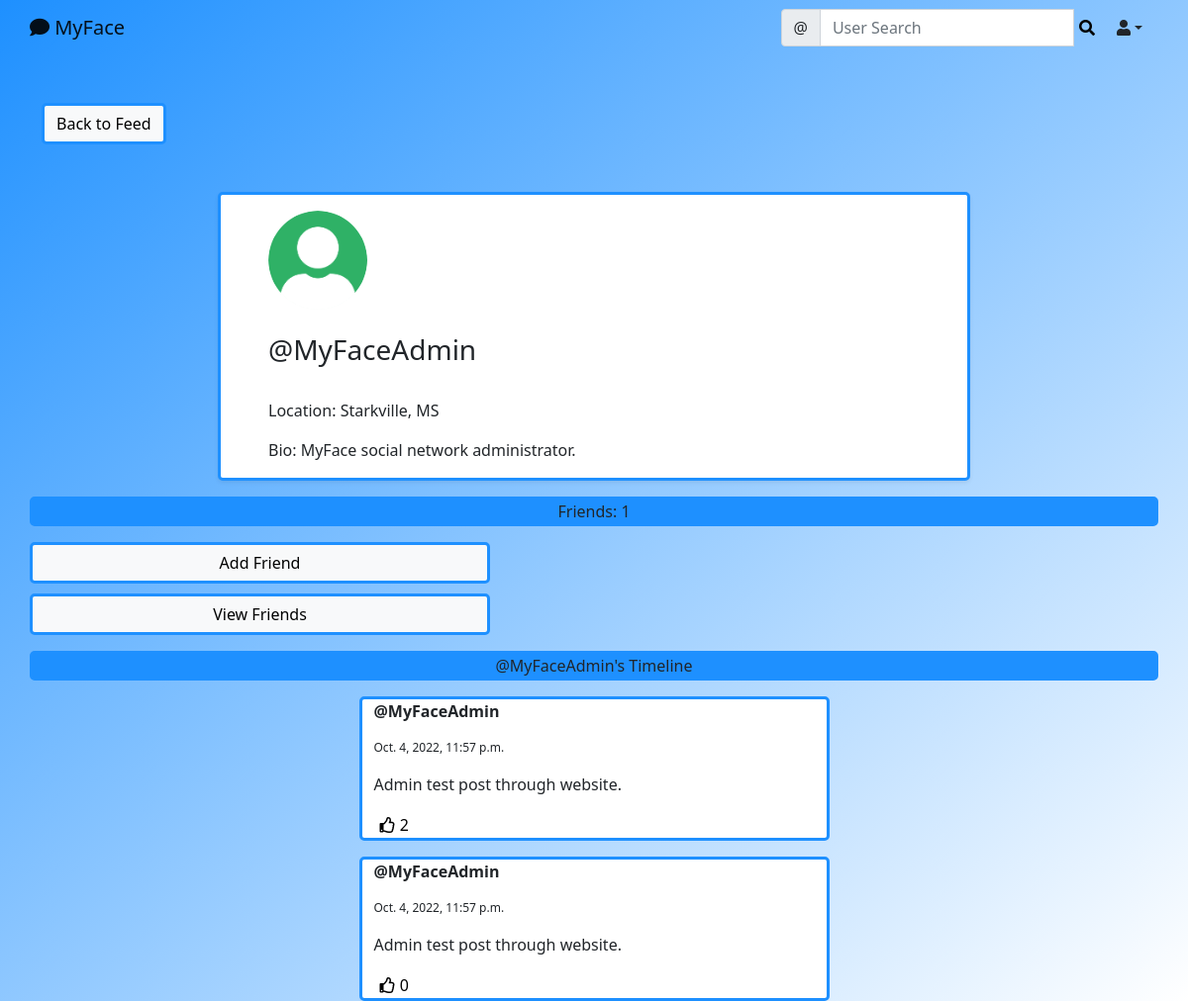
The page /social/profile/3/ on the database its author committed.
### social/models.py (models this page shows)
class UserProfile(models.Model):
    user = models.OneToOneField(User, primary_key=True, verbose_name='user', related_name='profile', on_delete=models.CASCADE)
    name = models.CharField(max_length=30, verbose_name='name', null=True)
    bio = models.TextField(max_length=500, blank=True)
    birth_date = models.DateField(null=True, blank=True)
    location = models.CharField(max_length=100, blank=True, null=True)
    picture = models.ImageField(upload_to='uploads/profile_pictures/', default='uploads/profile_pictures/default.png', blank=True)
    friends = models.ManyToManyField(User, blank=True, related_name='friends')
    friend_request = models.ManyToManyField(User, blank=True, related_name='friend_request')

class Post(models.Model):
    shared_body = models.TextField(blank=True, null=True)
    body = models.TextField()
    created_on = models.DateTimeField(default=localtime(now()))
    shared_on = models.DateTimeField(blank=True, null=True)
    author = models.ForeignKey(User, on_delete=models.CASCADE)
    shared_user = models.ForeignKey(User, on_delete=models.CASCADE, null=True, blank=True, related_name='+')
    likes = models.ManyToManyField(User, blank=True, related_name='likes')
    class Meta:
        ordering = ['-created_on', '-shared_on']

### social/views.py (the view)
# urls.py: path('profile/<int:pk>/', ProfileView.as_view(), name='profile'),
class ProfileView(View):
    def get(self, request, pk, *args, **kwargs):
        profile = UserProfile.objects.get(pk=pk)
        user = profile.user
        posts = Post.objects.filter(author=user).order_by('-created_on')
        friends = profile.friends.all()
        friend_request = profile.friend_request.all()
        if len(friends) == 0:
            is_friend = False
        for friend in friends:
            if friend == request.user:
                is_friend = True
                break
            else:
                is_friend = False
        number_of_friends = len(friends)
        context = {
            'user': user,
            'profile': profile,
            'posts': posts,
            'number_of_friends': number_of_friends,
            'is_friend': is_friend,
            'friend_request': friend_request,
        }
        return render(request, 'social/profile.html', context)

### social/templates/social/profile.html (shortened to what this page needs)
{% extends 'landing/base.html' %}
{% block content %}
<div class="container">
    <div class="row mt-5">
        <div class="col-md-3 col-sm-6">
            <a href="{% url 'post-list' %}" class="btn btn-light", style="border:solid; border-radius:5px; border-color:dodgerblue;">Back to Feed</a>
        </div>
    </div>
    <div class="row justify-content-center mt-5">
        <div class="card col-md-8 col-sm-12 shadow-sm px-5 pt-3", style="border:solid; border-radius:5px; border-color:dodgerblue;">
                <img src="{{ profile.picture.url }}" class="rounded-circle" width="100" height="100" />
                {% if profile.name %}
                  <h3 class="py-4">@{{ profile.name }}</h3>
                {% endif %}
            <div>
                {% if profile.location %}
                <p>Location: {{ profile.location }}</p>
                {% endif %}
                {% if profile.bio %}
                <p>Bio: {{ profile.bio }}</p>
                {% endif %}
            </div>
        </div>
    </div>
    <div class="mb-3">
      <p class="row justify-content-center mt-3", style="border:solid; border-radius:5px; border-color:dodgerblue; background-color:dodgerblue;">Friends: {{ number_of_friends }}</p>
      {%if user == request.user %}
      {% else %}
      {%if is_friend %}
        <form method="POST" action="{% url 'remove-friend' profile.pk %}">
          {% csrf_token %}
          <button class="btn btn-light col-md-5 col-sm-1 row justify-content-center", style="border:solid; border-radius:5px; border-color:red; margin-bottom: 10px;"type=submit>Remove Friend</button>
        </form>
      {% else %}
        <form method="POST" action="{% url 'add-friend' profile.pk %}">
          <button class="btn btn-light col-md-5 col-sm-1 row justify-content-center", style="border:solid; border-radius:5px; border-color:dodgerblue; margin-bottom: 10px;" type=submit>Add Friend</button>
        </form>
      {% endif %}
      {% endif %}
        <form method="GET" action="{% url 'friends-list' profile.pk %}">
          <button class="btn btn-light col-md-5 col-sm-1 row justify-content-center", style="border:solid; border-radius:5px; border-color:dodgerblue; margin-top: auto;" type=submit>View Friends</button>
        </form>
    </div>
    <p class="row justify-content-center mt-3", style="border:solid; border-radius:5px; border-color:dodgerblue; background-color:dodgerblue;">@{{ profile.name }}'s Timeline </p>
    {% for post in posts %}
    <div class="row justify-content-center mt-3">
        <div class="col-md-5 col-sm-1 position-relative", style="border:solid; border-radius:5px; border-color:dodgerblue; background-color:white;">
            <p><strong>@{{ post.author }}</strong></p>
            <p style="font-size: 12px;">{{ post.created_on }}</p>
            <p>{{ post.body }}</p>
            <div class="d-flex flex-row">
                <form method="POST" action="{% url 'like' post.pk %}">
                    <button style="background-color: transparent; border: none; box-shadow: none;" type="submit"><i class="far fa-thumbs-up"></i> <span>{{ post.likes.all.count }}</span></button>
                </form>
            </div>
        </div>
    </div>
    {% endfor %}
</div>
{% endblock content %}

### rows shown on the page
UserProfile: picture (placeholder picture), name "MyFaceAdmin", location "Starkville, MS", bio "MyFace social network administrator."
Post: author "MyFaceAdmin", created_on "Oct. 4, 2022, 11:57 p.m.", body "Admin test post through website.", likes.all.count "2"
Post: author "MyFaceAdmin", created_on "Oct. 4, 2022, 11:57 p.m.", body "Admin test post through website.", likes.all.count "0"

### other values the page prints
{{ number_of_friends }} "1"
